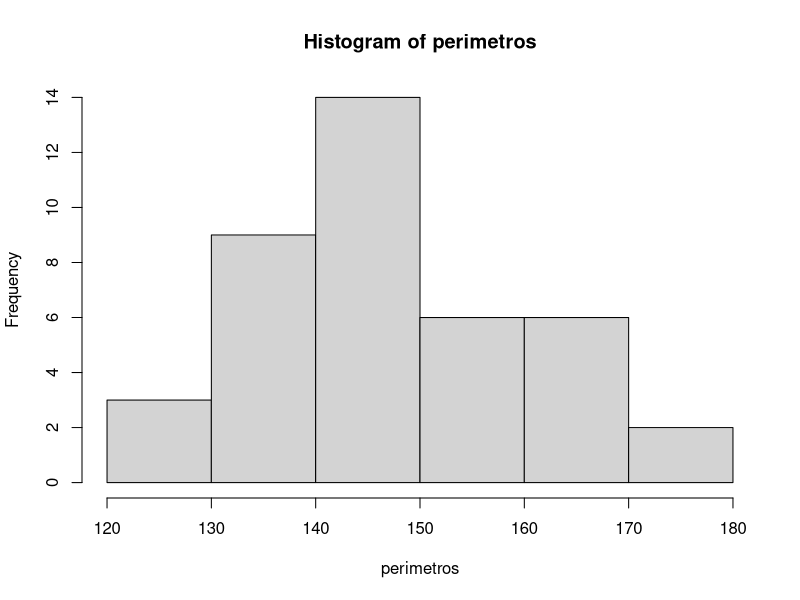
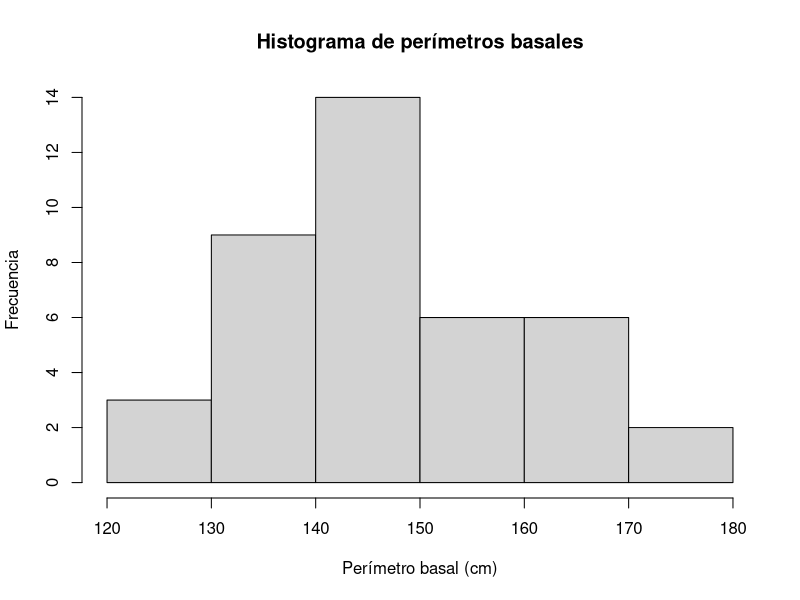

Write the R code that produced these figures, in order.
## ---- chunk 1
rm(list=ls())
## ---- chunk 2
perimetros <- c(
  138, 164, 150, 132, 144, 125, 149, 157, 146, 158,
  140, 147, 136, 148, 152, 144, 168, 128, 138, 176,
  163, 121, 154, 165, 146, 173, 142, 147, 135, 153,
  140, 135, 161, 145, 135, 161, 145, 142, 150, 156
)
## ---- chunk 3
# Media 
mean(perimetros)
## ---- chunk 4
# mediana 
median(perimetros)

## ---- chunk 5

# Moda
tabla <- table(perimetros)
tabla
names(tabla)[tabla == max(tabla)]

## ---- chunk 6
hist(perimetros)

# Histograma con títulos
hist(
  perimetros,
  main = "Histograma de perímetros basales",
  xlab = "Perímetro basal (cm)",
  ylab = "Frecuencia"
)
## ---- chunk 7
# TABLA DE FRECUENCIAS AGRUPADAS

intervalos <- seq(120, 180, by = 10)

# Tabla de frecuencias agrupadas
tabla_agrupada <- table(cut(perimetros, breaks = intervalos))
# Marcas de clase
marcas_clase <- (head(intervalos, -1) + tail(intervalos, -1)) / 2


tabla_df <- data.frame(
  Intervalo = names(tabla_agrupada),
  Marca_clase = marcas_clase,
  Frecuencia = as.numeric(tabla_agrupada)
)

tabla_df

tabla_df
## ---- chunk 8
media_agrupada <- sum(
  tabla_df$Marca_clase * tabla_df$Frecuencia
) / sum(tabla_df$Frecuencia)

media_agrupada

## ---- chunk 9
# Frecuencia acumulada
tabla_df$Frecuencia_acum <- cumsum(tabla_df$Frecuencia)

tabla_df
## ---- chunk 10
# Número total de datos
n <- sum(tabla_df$Frecuencia)

# Posición de la mediana
n/2
## ---- chunk 11
# Datos de la clase mediana
Li <- 140          #  límite inferior
F_anterior <- 10   # frecuencia acumulada anterior
fm <- 14           # frecuencia de la clase mediana
c <- 10            # amplitud de clase

# Mediana agrupada
Md <- Li + (((n/2) - F_anterior) / fm) * c

Md
